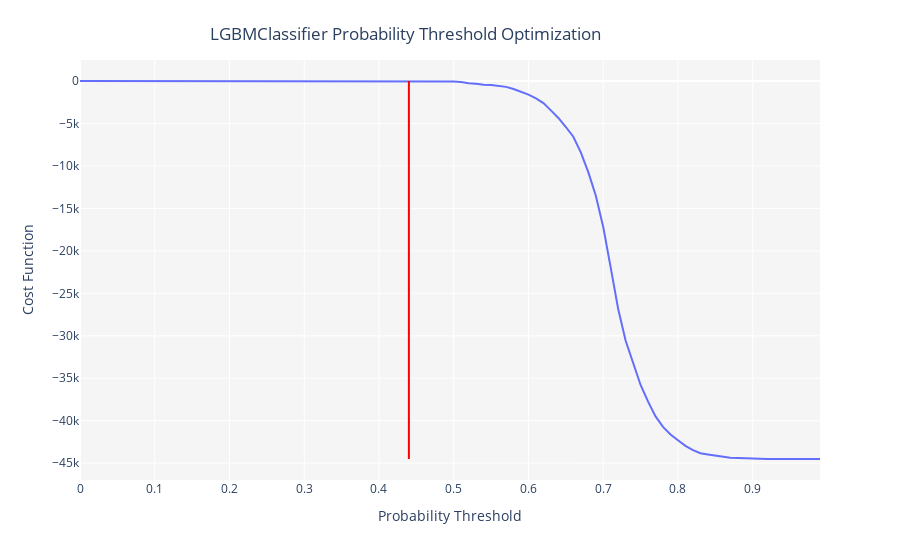

This figure's notebook cell:
### Markdown cell above
### 3-3. Optimize Threshold

#### - threshold 값을 최적화하는 과정

#### - optimize_threshold(model, true_positive = , true_negative = , false_positive = , false_negative = )

#### - confusion matrix 요소들의 weight 값 입력함

#### - weight 에 따라 어느 요소를 중요하게 볼지 선택 가능

#### - 예시) 현재 코드에서는 TN과 FN에 weight를 줌
    >> FN에 -100의 가중치를 준 이유는 회사의 입장에 돈을 지불하지 않아도 되는데 돈을 지불한 것으로 회사의 입장에서 손해이기 때문 음수의 가중치를 줌
    >> TN에 10의 가중치를 준 이유는 돈을 지불해야하는데 돈을 지불한 것은 옳은 일이기 때문에 양수의 가중치를 줌
    
#### - 회사 입장에서 손해를 더 줄여야하기에 FN에 더 큰 값을 음수의 가중치로 줌

### Code cell
optimize_threshold(lightgbm, true_negative = 5, false_negative = -9)

### Figure 1 — Plotly figure (JSON) as saved in the notebook; plotly's stock layout.template omitted (floating-point values rounded to 4 significant figures)
{"data": [{"hovertemplate": "Probability Threshold=%{x}<br>Cost Function=%{y}<extra></extra>", "legendgroup": "", "line": {"color": "#636efa", "dash": "solid", "shape": "linear"}, "mode": "lines", "name": "", "orientation": "v", "showlegend": false, "type": "scatter", "x": [0, 0.01, 0.02, 0.03, 0.04, 0.05, 0.06, 0.07, 0.08, 0.09, 0.1, 0.11, 0.12, 0.13, 0.14, 0.15, 0.16, 0.17, 0.18, 0.19, 0.2, 0.21, 0.22, 0.23, 0.24, 0.25, 0.26, 0.27, 0.28, 0.29, 0.3, 0.31, 0.32, 0.33, 0.34, 0.35, 0.36, 0.37, 0.38, 0.39, 0.4, 0.41, 0.42, 0.43, 0.44, 0.45, 0.46, 0.47, 0.48, 0.49, 0.5, 0.51, 0.52, 0.53, 0.54, 0.55, 0.56, 0.57, 0.58, 0.59, 0.6, 0.61, 0.62, 0.63, 0.64, 0.65, 0.66, 0.67, 0.68, 0.69, 0.7, 0.71, 0.72, 0.73, 0.74, 0.75, 0.76, 0.77, 0.78, 0.79, 0.8, 0.81, 0.82, 0.83, 0.84, 0.85, 0.86, 0.87, 0.88, 0.89, 0.9, 0.91, 0.92, 0.93, 0.94, 0.95, 0.96, 0.97, 0.98, 0.99], "xaxis": "x", "y": [0, 0, 0, 0, 0, 0, 0, 0, 0, 0, 0, 0, 0, 0, 0, 0, 0, 0, 0, 0, 0, 0, 0, 0, 0, 0, 0, 0, 0, 0, 0, 0, 0, -9, -9, -9, -9, -9, -9, -9, 1, -8, -17, -12, 3, -1, -5, -26, -30, -38, -60, -116, -264, -315, -438, -459, -557, -687, -943, -1267, -1603, -2043, -2598, -3461, -4352, -5414, -6562, -8401, -10728, -13485, -17190, -21981, -26846, -30587, -33305, -35800, -37765, -39503, -40728, -41621, -42310, -42974, -43477, -43834, -43981, -44129, -44209, -44365, -44394, -44443, -44458, -44507, -44506, -44515, -44515, -44515, -44515, -44515, -44515, -44515], "yaxis": "y"}], "layout": {"legend": {"tracegroupgap": 0}, "margin": {"t": 60}, "plot_bgcolor": "rgb(245,245,245)", "shapes": [{"line": {"color": "red", "width": 2}, "type": "line", "x0": 0.44, "x1": 0.44, "y0": -44515, "y1": 3}], "title": {"text": "LGBMClassifier Probability Threshold Optimization", "x": 0.45, "xanchor": "center", "y": 0.95, "yanchor": "top"}, "xaxis": {"anchor": "y", "domain": [0, 1], "title": {"text": "Probability Threshold"}}, "yaxis": {"anchor": "x", "domain": [0, 1], "title": {"text": "Cost Function"}}}}
